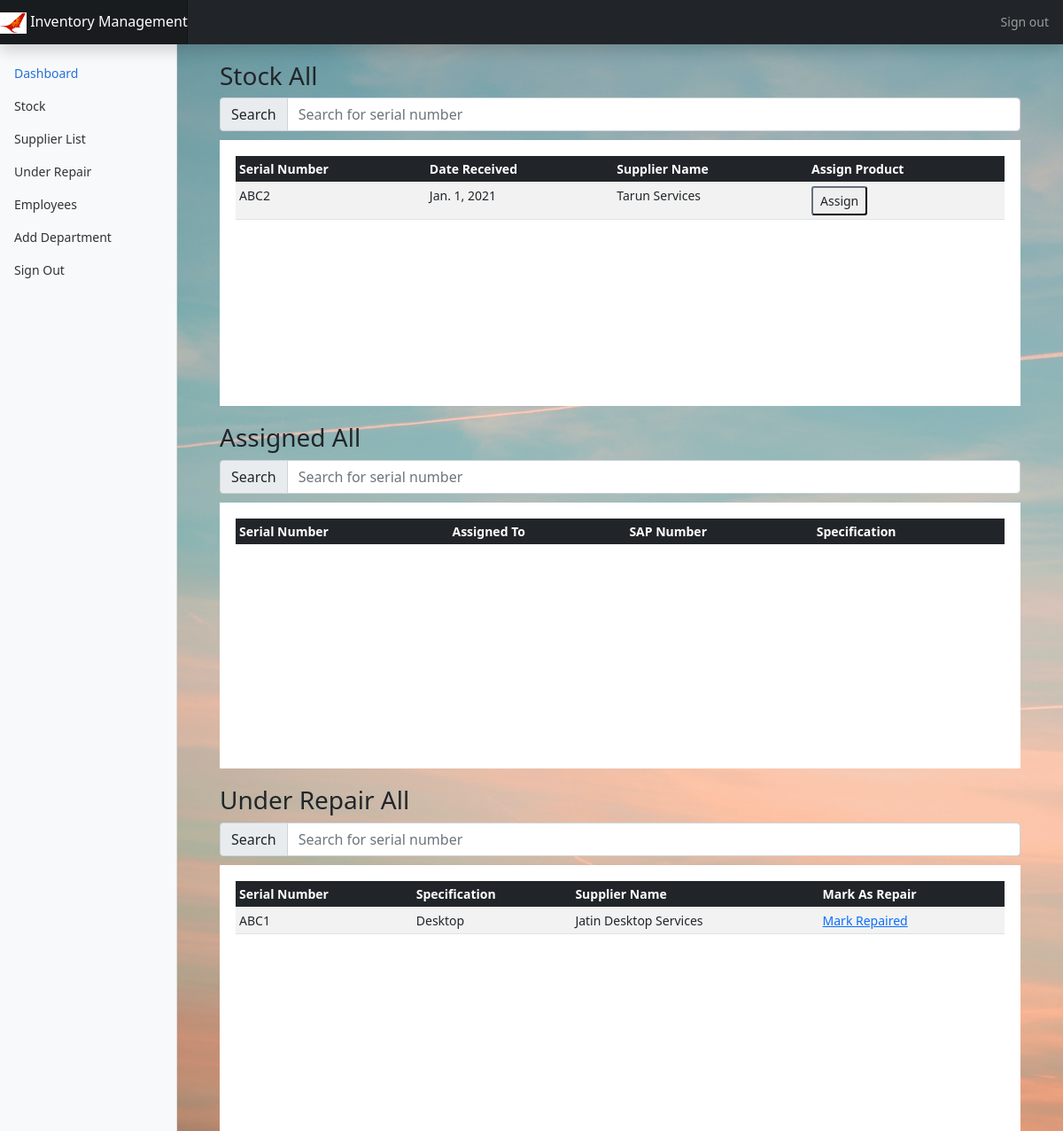
/products/all (signed in), run on an earlier commit of the app's database.
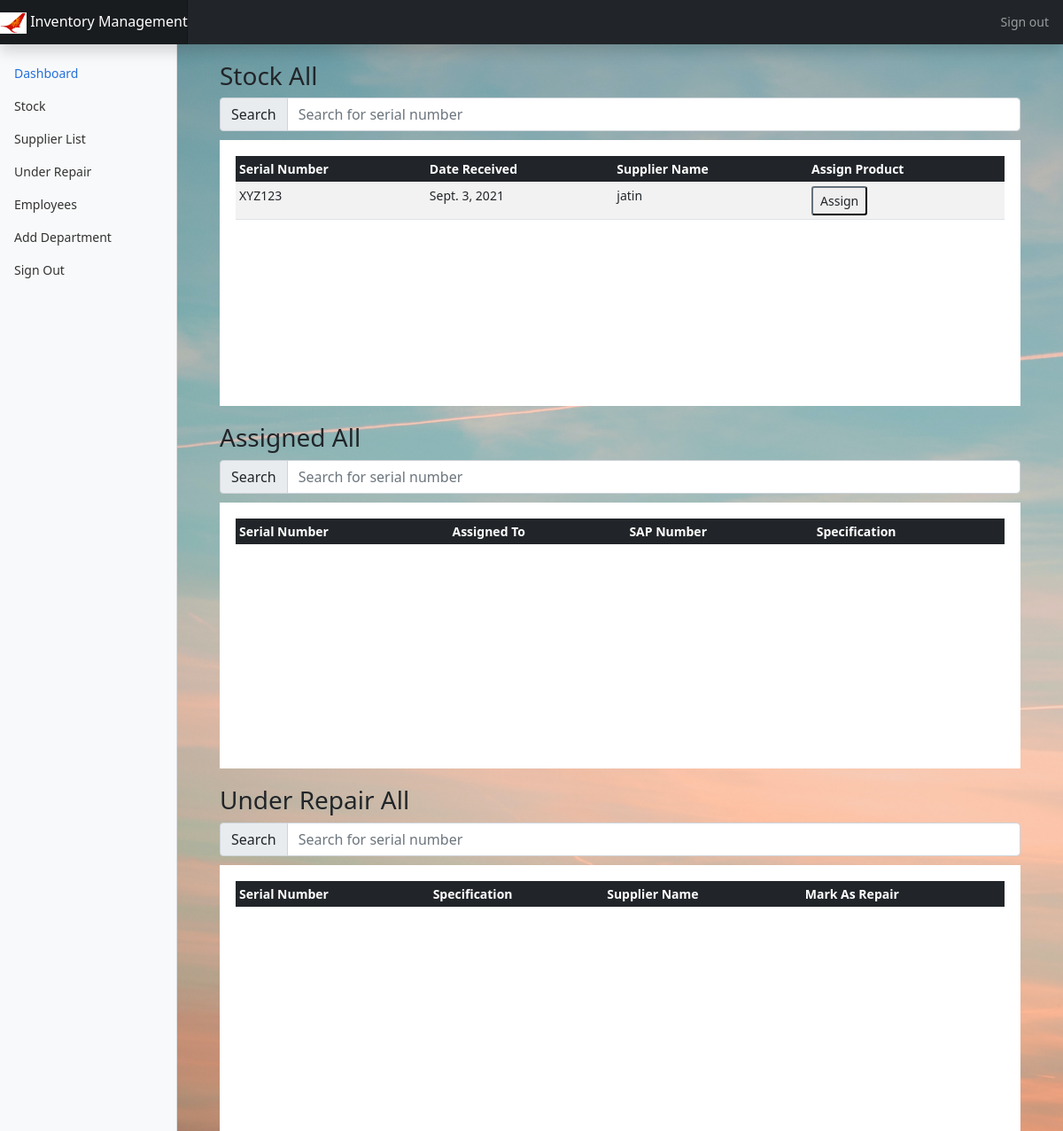
And on a later commit of the database.
### main/models.py (models this page shows, shortened)
class Stock(models.Model):
    prod_id = models.AutoField(primary_key=True)
    prod_name = models.CharField(max_length=50,default=' ')
    serial_num = models.CharField(max_length=100, unique=True,default=' ')
    specification = models.TextField(default=' ')
    date_received = models.DateField(default=date.today)
    supplier = models.ForeignKey(Supplier,on_delete=models.CASCADE,default=1)

class Supplier(models.Model):
    supplier_id = models.AutoField(primary_key=True)
    name = models.CharField(max_length=100, default='')
    description = models.TextField(default=' ')
    contact = models.CharField(max_length=15,unique=True)
    def __str__(self):
        return self.name

class Repair(models.Model):
    prod_id = models.AutoField(primary_key=True)
    prod_name = models.CharField(max_length=50,default=' ')
    serial_num = models.CharField(max_length=100, unique=True,default=' ')
    specification = models.TextField(default=' ')
    date_received = models.DateField(default=date.today)
    supplier_id = ForeignKey(Supplier,on_delete=models.CASCADE)
    timestamp = models.DateTimeField(auto_now_add=True)

### main/views.py (the view)
# urls.py: path('products/<slug:slug>',views.showProduct,name='showProduct'),
@login_required(login_url='/auth/login')
def showProduct(request,slug):
    if slug == "all":
        stock = models.Stock.objects.all()
        assign = models.Assign.objects.all()
        repair = models.Repair.objects.all()
    else:
        stock = models.Stock.objects.filter(prod_name = slug)
        assign = models.Assign.objects.filter(prod_name = slug)
        repair = models.Repair.objects.filter(prod_name = slug)
    context = {
        "itemType" : slug,
        "stock" : stock,
        "assign" : assign,
        "repair" : repair,
        "assignForm" : forms.assignProduct()
    }
    return render(request,'main/listProduct.html',context)

### main/forms.py
class assignProduct(forms.Form):
    sap_number = forms.CharField(max_length=8,widget=forms.TextInput(attrs={'class':'form-control','placeholder':'SAP Number'}))
    staff_number = forms.CharField(max_length=10,widget=forms.TextInput(attrs={'class':'form-control','placeholder':'Staff Number'}))

### templates/main/listProduct.html (shortened to what this page needs)
{% extends 'main/base.html' %}
{% block content %}
{% include 'main/navbar.html' %}
<main class="col-md-9 ms-sm-auto col-lg-10 px-md-4">
    <div class="container-fluid box">
      <h3>Stock {{ itemType.capitalize }}</h3>
      <div class="input-group flex-nowrap" style="margin-bottom: 10px;">
        <span class="input-group-text" id="addon-wrapping">Search</span>
        <input type="text" class="form-control" id="mySerialInput1" onkeyup="showProduct()" placeholder="Search for serial number" title="Type in a serial number" aria-describedby="addon-wrapping">
      </div>
      <div class="table-responsive table-box ">
        <table class="table table-striped table-sm table-hover" id="stockTable">
          <thead class="header table-dark">
            <tr>
              <th scope="col">Serial Number</th>
              <th scope="col">Date Received</th>
              <th scope="col">Supplier Name</th>
              <th scope="col">Assign Product</th>
            </tr>
          </thead>
          <tbody>
            {% for item in stock %}
            <tr>
              <td>{{ item.serial_num }}</td>
              <td>{{ item.date_received }}</td>
              <td>{{ item.supplier }}</td>
              <td>
              <button type="button" class="btn-sm btn-outline-dark" data-bs-toggle="modal" data-bs-target="#modalForm{{item.pk}}">
                Assign
              </button>
            {% endfor %}
          </tbody>
        </table>
      </div>
    </div>
    <div class="container-fluid box">
      <h3>Assigned {{itemType.capitalize}}</h3>
      <div class="input-group flex-nowrap" style="margin-bottom: 10px;">
        <span class="input-group-text" id="addon-wrapping">Search</span>
        <input type="text" class="form-control" id="mySerialInput2" onkeyup="showAssignedProduct()" placeholder="Search for serial number" title="Type in a serial number" aria-describedby="addon-wrapping">
      </div>
      <div class="table-responsive table-box">
        <table class="table table-striped table-sm table-hover" id="assignmentTable">
          <thead class="header table-dark">
            <tr>
              <th scope="col">Serial Number</th>
              <th scope="col">Assigned To</th>
              <th scope="col">SAP Number</th>
              <th scope="col">Specification</th>
            </tr>
          </thead>
        </table>
      </div>
    </div>
    <div class="container-fluid box">
      <h3>Under Repair {{itemType.capitalize}}</h3>
      <div class="input-group flex-nowrap" style="margin-bottom: 10px;">
        <span class="input-group-text" id="addon-wrapping">Search</span>
        <input type="text" class="form-control" id="mySerialInput3" onkeyup="showUnderRepairProduct()" placeholder="Search for serial number" title="Type in a serial number" aria-describedby="addon-wrapping">
      </div>
      <div class="table-responsive table-box">
        <table class="table table-striped table-sm table-hover" id="underRepairTable">
          <thead class="header table-dark">
            <tr>
                <th scope="col">Serial Number</th>
                <th scope="col">Specification</th>
                <th scope="col">Supplier Name</th>
                <th scope="col">Mark As Repair</th>
            </tr>
          </thead>
          <tbody>
            {% for item in repair %}
            <tr>
              <td>{{ item.serial_num }}</td>
              <td>{{ item.specification }}</td>
              <td>{{ item.supplier_id }}</td>
              <td><a href="{% url 'markRepaired' pk=item.pk %}">Mark Repaired</a></td>
            </tr>
            {% endfor %}
          </tbody>
        </table>
      </div>
    </div>
    </main>
  </div>
</div>
{% endblock %}

What changed in the data, as far as the page shows it:
removed Repair: serial_num "ABC1", specification "Desktop", supplier_id "Jatin Desktop Services"
changed Stock: serial_num "ABC2" → "XYZ123"; date_received "Jan. 1, 2021" → "Sept. 3, 2021"; supplier "Tarun Services" → "jatin"
